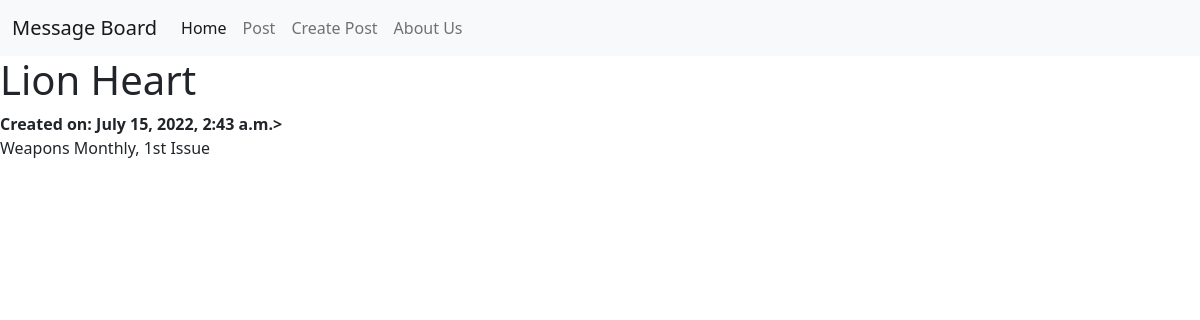
Page /posts/2/ on the committed database.
### posts/models.py (models this page shows, shortened)
class Post(models.Model):
    title = models.CharField(max_length=256)
    body = models.TextField()
    created_on = models.DateTimeField(auto_now_add=True)

### posts/views.py (the view)
# urls.py: path('<int:pk>/', PostDetailView.as_view(), name='post_detail'),
class PostDetailView(DetailView):
    template_name = "posts/detail.html"
    model = Post

### templates/posts/detail.html (shortened to what this page needs)
{% extends 'base.html' %}
{% block content %}
<h1>{{ post.title }}</h1>
<strong>Created on: {{ post.created_on }}></strong>
<p>{{ post.body}}</p>
{% endblock content %}

### rows in the picture
Post: title "Lion Heart", created_on "July 15, 2022, 2:43 a.m.", body "Weapons Monthly, 1st Issue"
